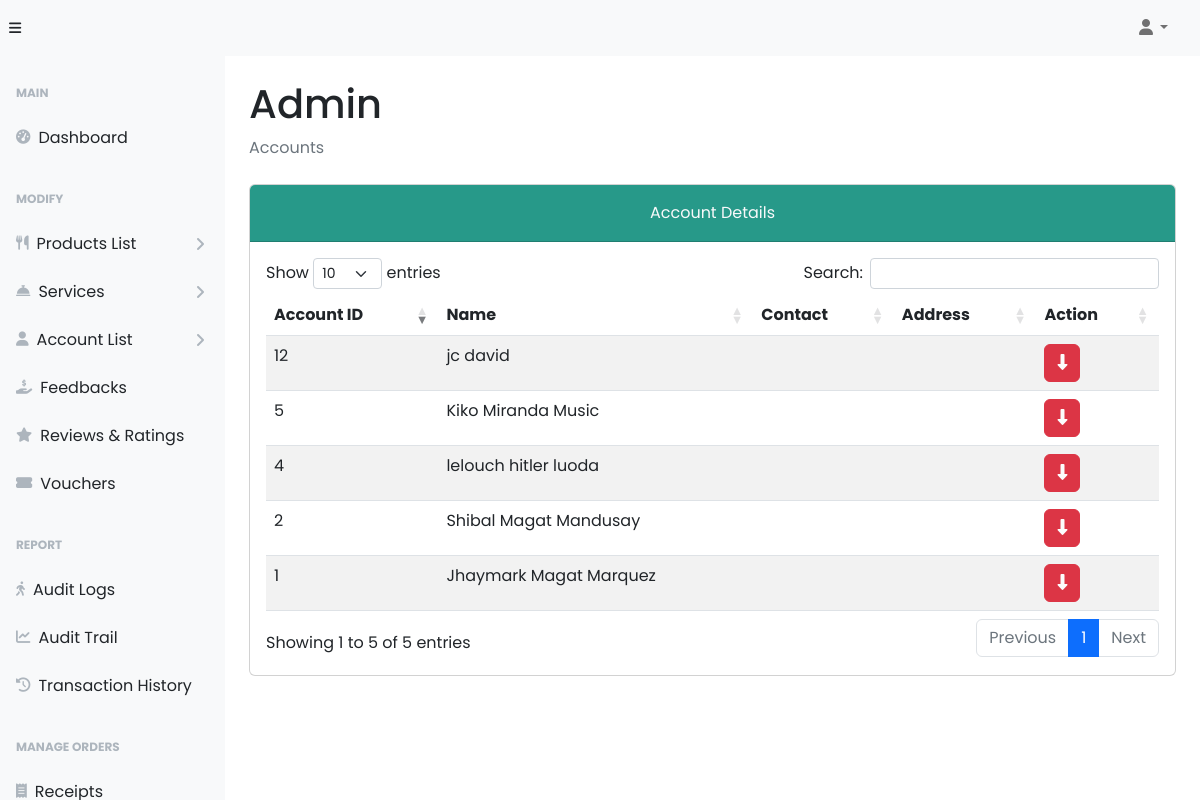
/admin/customers.php (signed in), run on an earlier commit of the app's database.
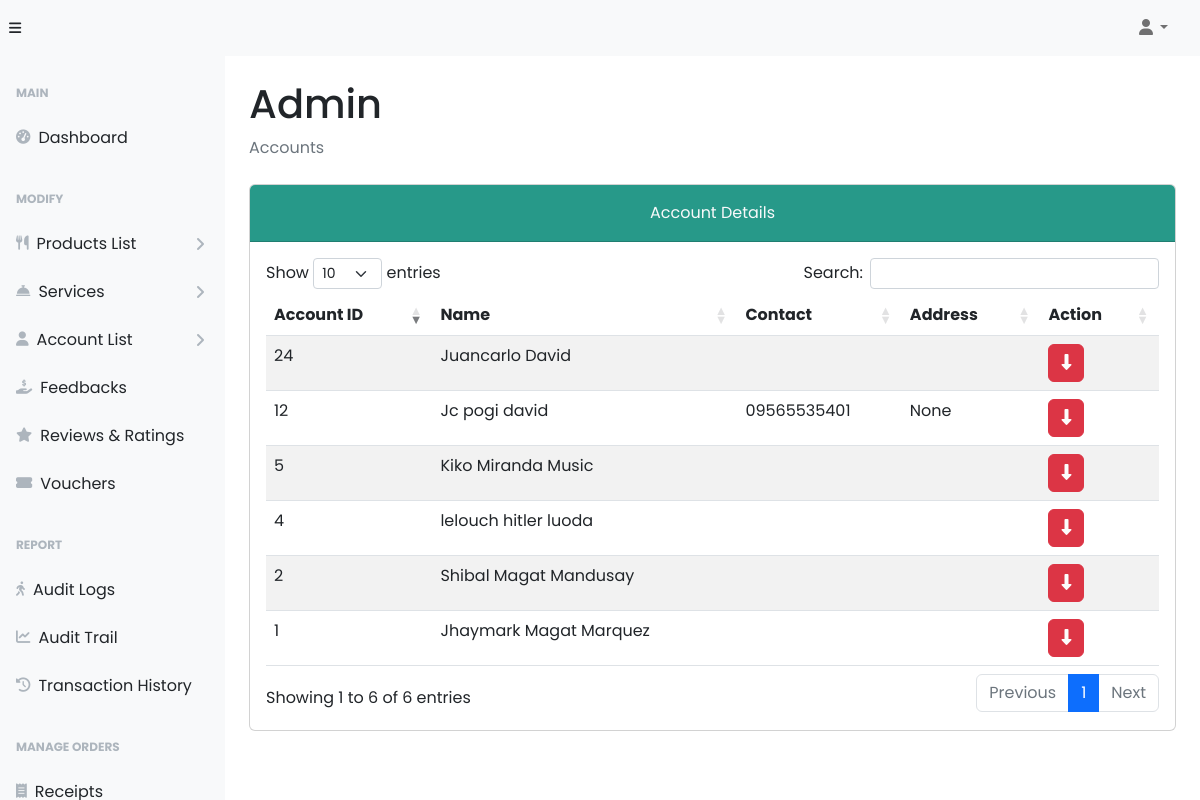
And on a later commit of the database.
### tables this page shows
CREATE TABLE `tbl_account` (
  `ac_id` int(11) NOT NULL,
  `ac_username` varchar(255) NOT NULL,
  `ac_email` varchar(400) NOT NULL,
  `ac_password` varchar(255) NOT NULL,
  `role_id` int(11) NOT NULL,
  `account_status_id` int(11) NOT NULL DEFAULT 1
);

CREATE TABLE `tbl_account_details` (
  `ac_id` int(11) NOT NULL,
  `first_name` varchar(100) NOT NULL,
  `middle_name` varchar(100) DEFAULT NULL,
  `last_name` varchar(100) NOT NULL,
  `gender` enum('Male','Female','Other') DEFAULT NULL,
  `contact` varchar(15) DEFAULT NULL,
  `address` text DEFAULT NULL
);

### admin/customers.php (the view, shortened to what this page needs)
<?php
require_once("../backend/config/config.php");
?>
<!DOCTYPE html>
<html lang="en">
  <head>
    <link href="https://cdnjs.cloudflare.com/ajax/libs/font-awesome/6.5.1/css/all.min.css" rel="stylesheet">
    <link rel="stylesheet" href="../styles/dataTables.min.css">
    <link rel="stylesheet" href="../plugins/dataTables.bootstrap5.min.css">
    <link rel="stylesheet" href="../styles/bootsrap5-min.css">
    <link rel="stylesheet" href="../styles/card-general.css">
  </head>
  <body class="sb-nav-fixed">
    <?php require_once("./navbar.php"); ?>
    <div id="layoutSidenav">
      <?php require_once("./sidebar.php"); ?>
      <div id="layoutSidenav_content">
        <main>
          <div class="container-fluid px-4">
            <h1 class="mt-4" id="full_name">Admin</h1>
            <ol class="breadcrumb mb-4">
              <li class="breadcrumb-item active">Accounts</li>
            </ol>
              <div class="card mb-5">
                    <div class="card-header bg-primary pt-3">
                        <div class="text-center">
                            <p class="card-title text-light">Account Details
                        </div>
                    </div>
                    <div class="card-body">
                      <table id="residenceAccounts" class="table table-striped nowrap" style="width:100%">
                        <thead>
                          <tr>
                              <th>Account ID</th>
                              <th>Name</th>
                              <th>Contact</th>
                              <th>Address</th>
                              <th>Action</th>
                          </tr>
                        </thead>
                        <tbody>
                          <?php
                            $query = "SELECT ta.ac_id, CONCAT(tc.first_name, ' ', tc.middle_name, ' ', tc.last_name) AS full_name, tc.contact, tc.address FROM tbl_account ta INNER JOIN tbl_account_details tc ON tc.ac_id = ta.ac_id WHERE ta.role_id = 1 AND ta.account_status_id = 1;";
                            $stmt = $conn->prepare($query);
                            $stmt->execute();
                            $result = $stmt->get_result();
                              while ($data = $result->fetch_assoc()) {
                          ?>
                          <tr>
                            <td><?php echo $data['ac_id'];?></td>
                            <td><?php echo $data['full_name'];?></td>
                            <td><?php echo $data['contact'];?></td>
                            <td><?php echo $data['address'];?></td>
                            <td>
                                <button type="button" class="btn btn-danger deactivateResBtn" id="<?php echo $data["ac_id"] ?>" >
                                  <i class="fa-solid fa-down-long"  style="color: #fcfcfc;"></i>
                                </button>
                            </td>
                          </tr>
                          <?php
                            }
                          ?>
                        </tbody>
                      </table>
                    </div>
                  </div>
            </div>
      </main>
    </div>
  </div>
    <link rel="stylesheet" href="../styles/dataTables.min.css">
  </body>
</html>

What changed in the data, as far as the page shows it:
changed tbl_account id 12: full_name "jc david" → "Jc pogi david"; tbl_account_details.contact (not shown) → "09565535401"; tbl_account_details.address (not shown) → "None"
added tbl_account: ac_id "24", full_name "Juancarlo David"
Also different on the page:
text written by a page script: "Show entries Search: Showing 1 to 5 of 5 entries Previous 1 Next" → "Show entries Search: Showing 1 to 6 of 6 entries Previous 1 Next"
